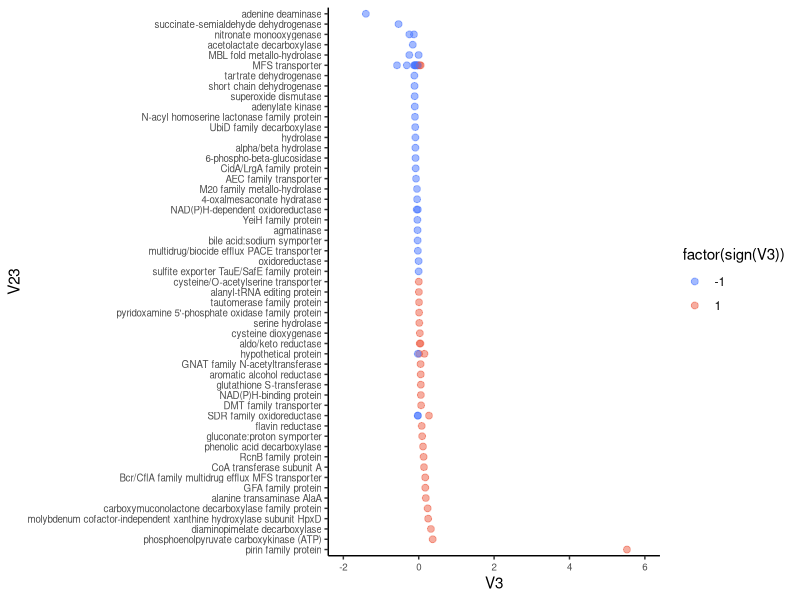
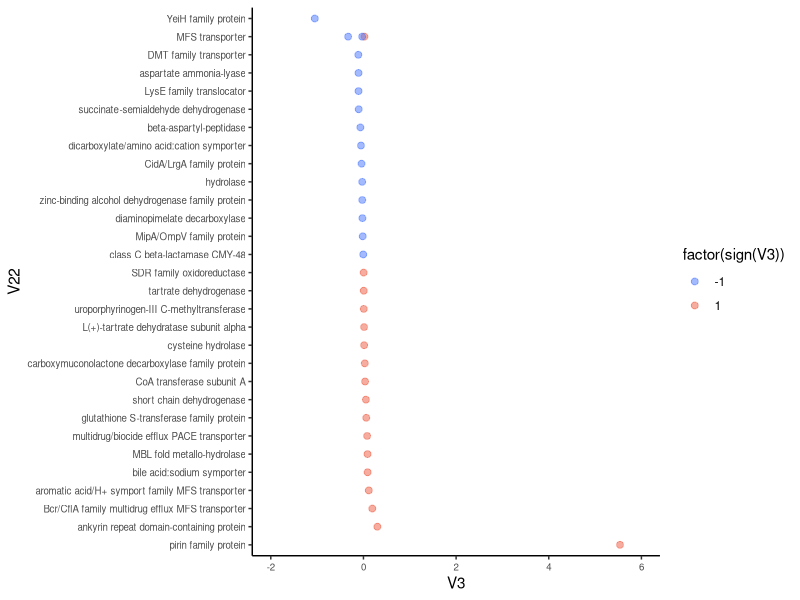
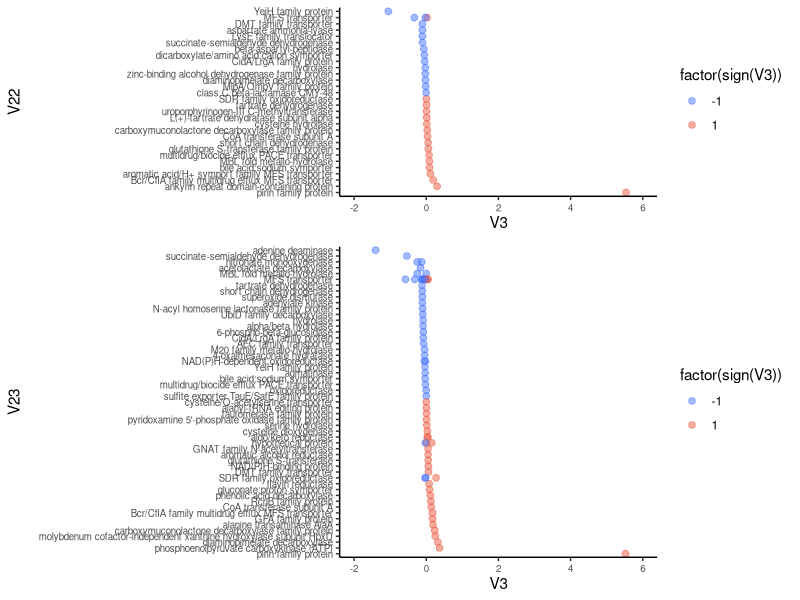

Generate these figures, in order, with R:
# Load tables
KPN15 <- read.csv("../RNAseq_KPN15/first_genes_reg_by_lysRs.txt", header=F, sep="\t")
CF13 <- read.csv("../RNAseq_CF13/first_genes_reg_by_lysRs.txt", header=F, sep="\t")

library(ggplot2)
library(cowplot)
library(dplyr)


# Plot KPN15
KPN15$V23 <- reorder(KPN15$V20, -KPN15$V3)
plot_KPN15 <- ggplot(KPN15, aes(x=V23, y=V3, color = factor(sign(V3)))) +
  geom_point(size=2, alpha=0.5) +
  coord_flip() +
  theme_classic() +
  ylim(-2, 6) +
  scale_color_manual(values = c("royalblue1", "tomato2")) +
  theme(axis.text.y = element_text(size = 7),
        axis.text.x = element_text(size = 7))
plot_KPN15


# Plot CF13
CF13$V22 <- reorder(CF13$V20, -CF13$V3)
plot_CF13 <- ggplot(CF13, aes(x=V22, y=V3, color = factor(sign(V3)))) +
  geom_point(size=2, alpha=0.5) +
  coord_flip() +
  theme_classic() +
  ylim(-2, 6) +
  scale_color_manual(values = c("royalblue1", "tomato2")) +
  theme(axis.text.y = element_text(size = 7),
        axis.text.x = element_text(size = 7))
plot_CF13


p <- plot_grid(plot_CF13, plot_KPN15, align="v", nrow=2, rel_heights=c(1,1.51))
p
